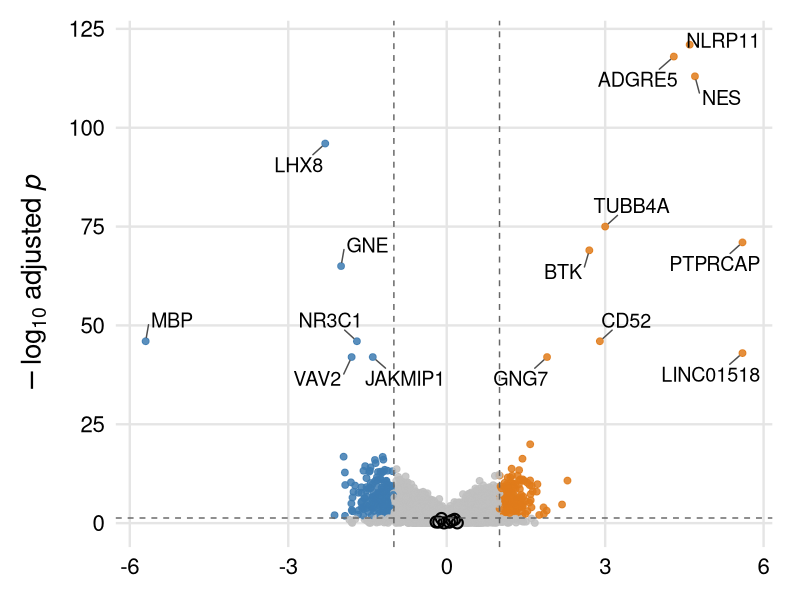
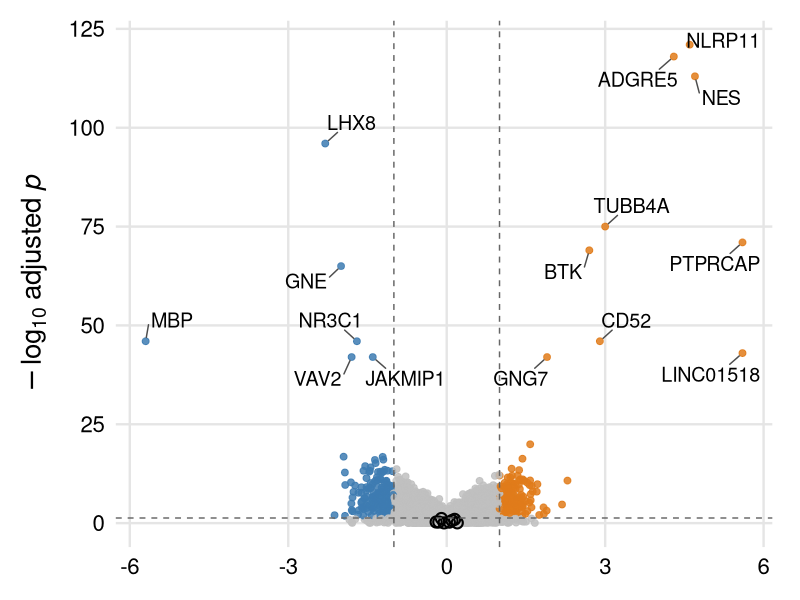

These figures' R source, in order:
###############################################################################
# Volcano plot: MM1R vs MM1S, untreated
# Differential expression — log2FC vs -log10(adjusted p)
#
# Requires: ggplot2, ggrepel, dplyr
#   install.packages(c("ggplot2", "ggrepel", "dplyr"))
###############################################################################

library(ggplot2)
library(ggrepel)
library(dplyr)

## ---------------------------------------------------------------------------
## 1. DATA
## ---------------------------------------------------------------------------
# Replace this block with your real DE results. You need a data.frame with:
#   gene       : gene symbol (character)
#   log2FC     : log2 fold change, MM1R vs MM1S (numeric)
#   padj       : BH-adjusted p-value (numeric)
#   highlight  : optional logical column flagging a special gene set to draw
#                as open circles (e.g. a curated panel, housekeeping genes,
#                genes tested by qPCR) — set to FALSE for all rows if unused
#
# e.g. df <- read.csv("your_DE_results.csv")

set.seed(1)
n_genes <- 4000

# Simulated example data only — calibrated to resemble the reported shape
# (long tails, several highly significant genes on each side, a small set
# of near-zero "highlight" genes). DELETE this block once you plug in real
# results above.
log2FC <- c(rnorm(n_genes, mean = 0, sd = 0.6))
padj   <- 10^(-abs(rnorm(n_genes, mean = 3, sd = 3)) * (0.3 + abs(log2FC)))
padj   <- pmin(padj, 1)

df <- data.frame(
  gene   = paste0("GENE", seq_len(n_genes)),
  log2FC = log2FC,
  padj   = padj
)

# Inject a handful of strongly significant genes at specific positions so the
# labeled set below has something to point to — remove once using real data.
named_hits <- tribble(
  ~gene,       ~log2FC, ~padj,
  "NLRP11",     4.6,     10^-121,
  "ADGRE5",     4.3,     10^-118,
  "NES",        4.7,     10^-113,
  "TUBB4A",     3.0,     10^-75,
  "PTPRCAP",    5.6,     10^-71,
  "BTK",        2.7,     10^-69,
  "CD52",       2.9,     10^-46,
  "LINC01518",  5.6,     10^-43,
  "GNG7",       1.9,     10^-42,
  "LHX8",      -2.3,     10^-96,
  "GNE",       -2.0,     10^-65,
  "MBP",       -5.7,     10^-46,
  "NR3C1",     -1.7,     10^-46,
  "VAV2",      -1.8,     10^-42,
  "JAKMIP1",   -1.4,     10^-42
)
df <- df %>%
  filter(!gene %in% named_hits$gene) %>%
  bind_rows(named_hits)

# A small "highlight" panel plotted as open circles near the origin
# (e.g. a set of control/housekeeping genes tested independently).
highlight_genes <- data.frame(
  gene   = paste0("CTRL", 1:8),
  log2FC = c(0.05, -0.05, 0.1, -0.1, 0.15, -0.15, 0.2, -0.2),
  padj   = runif(8, 0.05, 0.9)
)
highlight_genes$highlight <- TRUE
df$highlight <- FALSE
df <- bind_rows(df, highlight_genes)

genes_to_label <- named_hits$gene

## ---------------------------------------------------------------------------
## 2. THRESHOLDS & COLOR ASSIGNMENT
## ---------------------------------------------------------------------------
fc_cutoff <- 1        # |log2FC| threshold (dashed vertical lines)
p_cutoff  <- 0.05      # adjusted-p threshold (dashed horizontal line)

df <- df %>%
  mutate(
    neglog10p = -log10(pmax(padj, 1e-300)),
    sig_class = case_when(
      highlight                                  ~ "highlight",
      padj < p_cutoff & log2FC >=  fc_cutoff      ~ "up",
      padj < p_cutoff & log2FC <= -fc_cutoff      ~ "down",
      TRUE                                        ~ "ns"
    )
  )

color_map <- c(
  up        = "#E07B1A",  # orange
  down      = "#3E7CB1",  # blue
  ns        = "grey75",
  highlight = "black"
)

## ---------------------------------------------------------------------------
## 3. PLOT
## ---------------------------------------------------------------------------
label_df <- df %>% filter(gene %in% genes_to_label)

p <- ggplot(df %>% filter(sig_class != "highlight"),
            aes(x = log2FC, y = neglog10p, color = sig_class)) +
  geom_point(size = 2, alpha = 0.85) +
  geom_point(
    data = df %>% filter(sig_class == "highlight"),
    aes(x = log2FC, y = neglog10p),
    shape = 21, size = 3, stroke = 1.1, color = "black", fill = NA
  ) +
  geom_vline(xintercept = c(-fc_cutoff, fc_cutoff),
             linetype = "dashed", color = "grey40", linewidth = 0.5) +
  geom_hline(yintercept = -log10(p_cutoff),
             linetype = "dashed", color = "grey40", linewidth = 0.5) +
  geom_text_repel(
    data = label_df,
    aes(label = gene),
    color = "black", size = 5, fontface = "plain",
    max.overlaps = Inf,
    box.padding = 0.6,
    point.padding = 0.3,
    min.segment.length = 0,
    segment.color = "grey30"
  ) +
  scale_color_manual(values = color_map, guide = "none") +
  labs(
    x = NULL,
    y = expression(-log[10]~"adjusted"~italic(p))
  ) +
  theme_minimal(base_size = 18) +
  theme(
    panel.grid.minor   = element_blank(),
    panel.grid.major   = element_line(color = "grey90"),
    axis.line          = element_blank(),
    axis.text          = element_text(color = "black", size = 16),
    axis.title.y       = element_text(size = 20, margin = margin(r = 10)),
    plot.margin        = margin(t = 15, r = 20, b = 15, l = 15)
  )

## ---------------------------------------------------------------------------
## 4. SAVE
## ---------------------------------------------------------------------------
ggsave("volcano_MM1R_vs_MM1S_untreated.png",
       plot = p, width = 13, height = 10, dpi = 300, bg = "white")

print(p)
